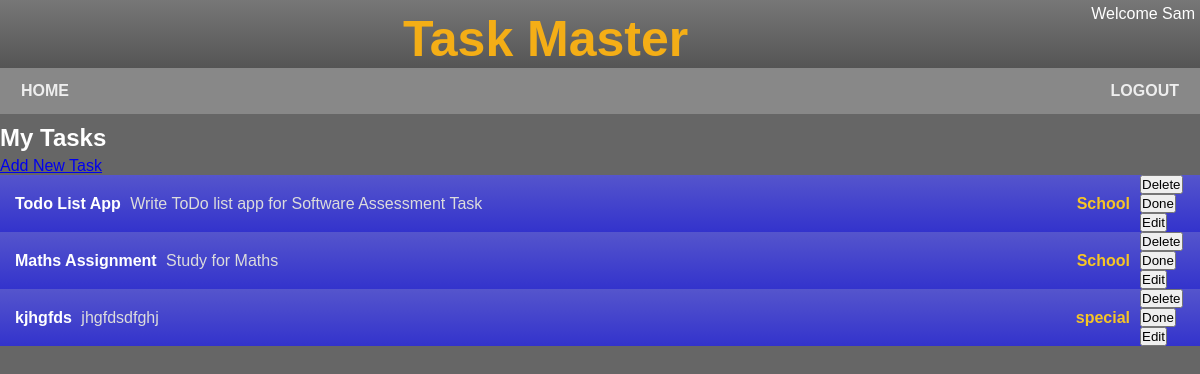
Before: /index (signed in) with the older database file.
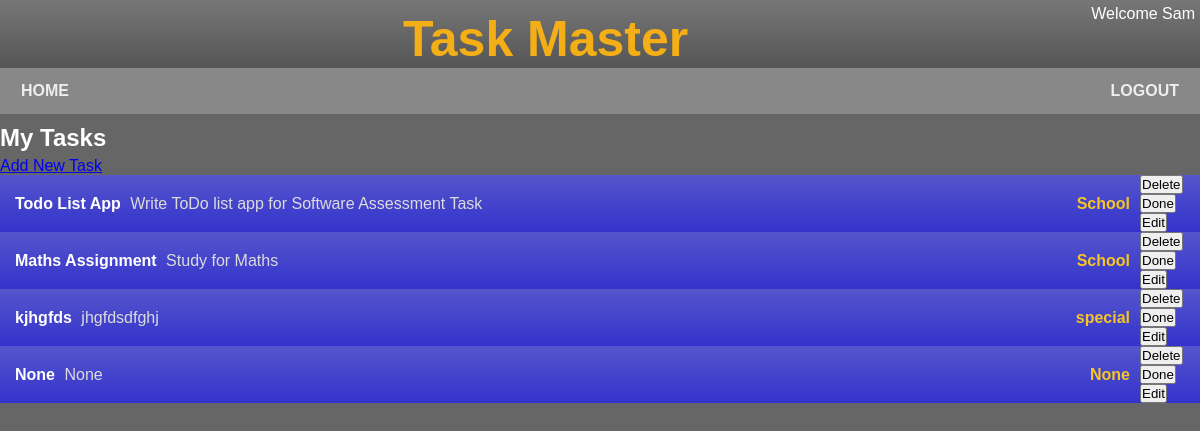
After: the same page with the newer database file.
### app/models/user.py (models this page shows, shortened)
class User(UserMixin, db.Model):
  id = db.Column(db.Integer, primary_key=True)
  username = db.Column(db.String(32), index=True, unique=True)
  display_name = db.Column(db.String(32))
  school_id = db.Column(db.Integer)
  access = db.Column(db.Integer, default=ACCESS['basic'])
  email = db.Column(db.String(120), index=True, unique=True)
  email_verified = db.Column(db.Integer)
  password_hash = db.Column(db.String(128))
  last_seen = db.Column(db.DateTime)
  created_at = db.Column(db.DateTime, default=db.func.datetime('now')) #default=db.func.utc_timestamp())
  last_modified = db.Column(db.DateTime, default=db.func.datetime('now'), onupdate=db.func.datetime('now')) #, default=db.func.utc_timestamp(), onupdate=db.func.utc_timestamp())
  tasks = db.relationship('Task', backref='user', lazy=True)
  def update_last_seen(self):
    last_seen = self.last_seen if self.last_seen else datetime.fromtimestamp(0)
    if (datetime.utcnow() - last_seen).total_seconds() > 600:  # More than 10 minutes ago
     self.last_seen = datetime.utcnow()
     db.session.commit()

### app/models/task.py (models this page shows, shortened)
class Task(db.Model):
  id = db.Column(db.Integer, primary_key=True)
  user_id = db.Column(db.Integer, db.ForeignKey('user.id'))
  name = db.Column(db.String(32))
  description = db.Column(db.String(250))
  category = db.Column(db.String(10))
  status = db.Column(db.Integer)
  due_by = db.Column(db.DateTime)
  created_at = db.Column(db.DateTime, default=db.func.datetime('now'))

### app/main/main_routes.py (the view)
@bp.route('/')
@bp.route('/index')
def home():
    if not current_user.is_authenticated:
      return redirect(url_for('.login'))
    return render_template('index.html', title='Home')

### app/main/__init__.py (called while the page is built)
def init_app(app):
    app.register_blueprint(bp)
    app.register_error_handler(403, error_forbidden)
    login.login_view = 'main.login'
    login.init_app(app)
    @app.context_processor
    def inject_default_template_variables():
         return dict(h=helpers)
    @app.before_request
    def update_last_seen():
      if current_user.is_authenticated:
        current_user.update_last_seen()

### app/models/user.py (called while the page is built)
@login.user_loader
def load_user(id):
  return User.query.get(int(id))

### app/templates/index.html
{% extends "base.html" %}
{% block head %}
  <link rel="stylesheet" href="{{ url_for('static', filename='tasks.css') }}">
{% endblock %}
{% block content %}
  <h2>My Tasks</h2>
  <a href="{{ url_for('main.new_task') }}" class="btn">Add New Task</a>
  <div class="tasks">
    {% for task in current_user.tasks %}
      <div class="task">
        <div class="task-info">
          <div class="task-name">
            {{ task.name }}
          </div>
          <div class="task-description">
            {{ task.description }}
          </div>
      </div>
        <div class="task-category">
          {{ task.category }}
        </div>
        <div class="task-btns">
          <form action="{{ url_for('main.delete_task', id=task.id) }}" method="POST">
             <button type="submit">Delete</button>
           </form>
            <form action="{{ url_for('main.complete_task', id=task.id) }}" method="POST">
              <button type="submit">Done</button>
            </form>
            <form action="{{ url_for('main.edit_task', id=task.id) }}" method="POST">
              <button type="submit">Edit</button>
            </form>
        </div>
      </div>
    {% endfor %}
  </div>
{% endblock %}

### app/templates/base.html (shortened to what this page needs)
 <!DOCTYPE html>
<html xmlns="http://www.w3.org/1999/xhtml" lang="en" xml:lang="en">
  <head>
    <link rel="stylesheet" href="{{ url_for('static', filename='base.css') }}">
    {% block head %}{% endblock %}
  </head>
  <body>
    {% include '_header.html' %}
    <div id="page">
      {% block content %}{% endblock %}
    </div>
   </body>
</html>

### app/templates/_header.html
<div id="header">
  <div id="userinfo">
    {% if current_user.is_authenticated %}
      <div id="user">Welcome {{current_user.display_name }}</div>
    {% endif %}
  </div>
  <span class="title">Task Master</span>
</div>
<div id="menubar">
  <ul>
    {% if not current_user.is_anonymous %}
      <li><a href="{{ url_for('.home') }}">HOME</a></li>
      <li class="right"><a href="{{ url_for('main.logout') }}">LOGOUT</a></li>
    {% endif %}
  </ul>
</div>

### app/static/base.css (style rules this page uses)
* { margin: 0px; padding: 0px; box-sizing: border-box; }
body { color: #fff; background: #666; font-family: Arial, Helvetica, sans-serif; }
#header { overflow: hidden; background: linear-gradient(#777, #555); text-align: center; }
#header .title { color: rgb(244, 174, 22); font-family: Arial, Helvetica, sans-serif; font-weight: bold; font-size: 50px; display: inline-block; margin-top: 10px; }
#userinfo { float:right; text-align:right; margin-top: 5px; margin-right: 5px; }
#menubar { font-family: Arial, Helvetica, sans-serif; font-weight: bold; color: #eee; background: #888; }
#menubar ul { list-style-type: none; overflow: hidden; margin: 0; padding: 0; }
#menubar li { float: left; display: inline-block; padding: 14px 5px; text-align: center; }
#menubar li.right { float: right; }
#menubar li a { text-decoration: none; padding: 10px 16px; color: #eee; }

### app/static/tasks.css (style rules this page uses)
.tasks { flex: 1; }
.task { min-height: 40px; display: flex; align-items: center; background:#666; }
h2 { padding-top: 10px; padding-bottom: 5px; }
.task-btns { min-width: 60px; }
.task { background: linear-gradient(#55c,#33c); }
.task-info { padding-left: 10px; flex: 1; }
.task-name { display: inline-block; padding-left: 5px; color: #fff; font-weight: bold; }
.task-description { display: inline-block; padding-left: 5px; padding-top: 5px; padding-bottom: 5px; color: #dcdcdc; }
.task-category { margin-right: 10px; color: #f6c525; font-weight: bold; padding-left: 10px; }

Changed rows visible on the page:
added Task: name "None", description "None", category "None"
